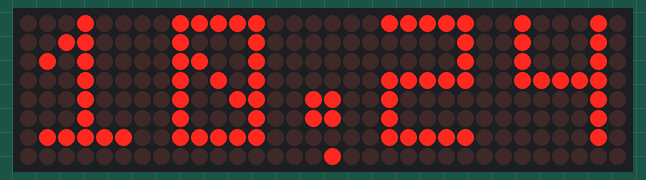
Simulated run of this program. Board: Raspberry Pi Pico running MicroPython. Shown: 32×8 LED matrix. The clock reads 2024-03-15 10:24:30 at power-on unless the program sets it; the interpreter's speed is modelled, so counts of loop turns are approximate; library files of the repository ran but are not shown: max7219.py.

Above: at 1.1 s.
At 5.1 s:
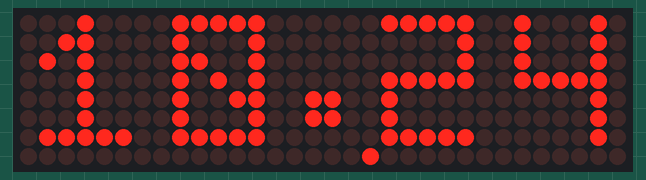
At 10.1 s:
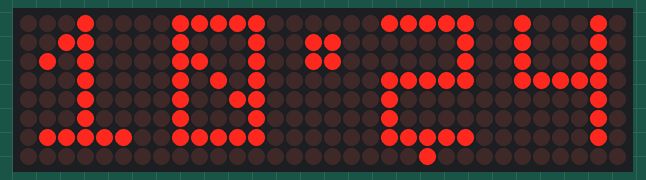
At 20.1 s:
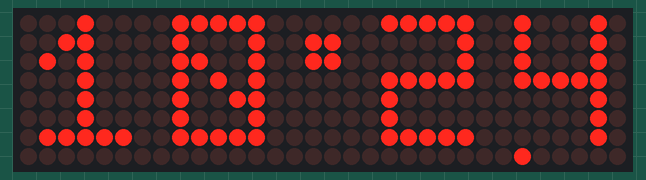
At 29.1 s:
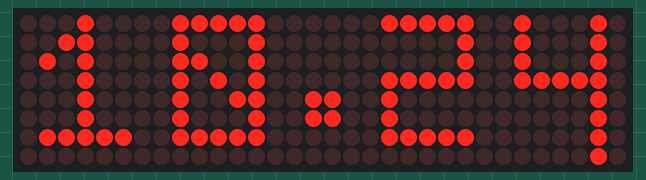
At 39.1 s:
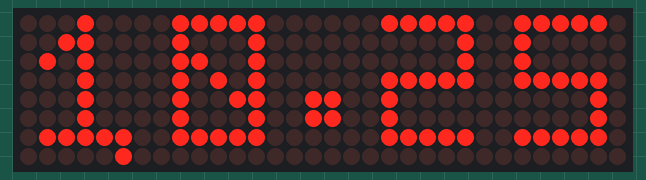

Measured:
- what the display in image 0 shows lasts 1.0 s, from 1.0 s to 2.0 s

The program:

TimerExample_v5.py
```python
from machine import Pin, SPI, Timer
import MatrixDisplay_v4 as matrix
import matrixBuffer
import dotMatrix
import utime

BLINKS_PER_SECOND = 1
timer = Timer()
#convert 1543 to tuple
def getTimeList(hours, minutes, seconds):
    if seconds % 2 == 0:
        seperator = "|"
    else:
        seperator = ";"
    return (hours // 10, hours % 10, seperator
            , minutes // 10, minutes % 10)
#list of elements to convert to matrix
def elementsToMatrix(ls):
    matrix = []
    for element in ls:
        matrix.append(dotMatrix.MATRIX6x8[element])
    return matrix

def showSeconds(seconds):
    position = 1 + (seconds % 60 // 2)
    matrix.display.pixel(position, 7, 1)

def showTime( timer ):
    dt = utime.localtime()
    hours   = dt[3]
    minutes = dt[4]
    seconds = dt[5]
    timeList = getTimeList(hours, minutes, seconds)
    timeMatrix = elementsToMatrix(timeList)

    cl = matrixBuffer.setCompleteList(timeMatrix)

    matrix.display.fill( matrix.CLEAR_SCREEN )
    matrixBuffer.setByteArray(matrix.display.framebuf, cl)
    showSeconds(seconds)
    matrix.display.show()

timer.init(freq=BLINKS_PER_SECOND, mode=Timer.PERIODIC, callback=showTime)
```

MatrixDisplay_v4.py
```python
from machine import Pin, SPI
import max7219

NUMBER_OF_MODULES : int = 4
PSI_CHANNEL = 0
PIN_SCK = 2
PIN_MOSI = 3
PIN_CS = 5
LED_BRIGHTNESS = 10

CLEAR_SCREEN = 0
PIXEL_ON = 1
PIXEL_OFF = 0

_spi = SPI(PSI_CHANNEL,sck=Pin( PIN_SCK ),mosi=Pin(PIN_MOSI))
_cs = Pin(PIN_CS, Pin.OUT)

display = max7219.Matrix8x8(_spi, _cs, NUMBER_OF_MODULES)
display.brightness( LED_BRIGHTNESS )

if "__main__" == __name__:
    from time import sleep
    SLEEP = 1 # second
    START_X = 0
    START_Y = 0

    def showText(tekst):
        display.fill( CLEAR_SCREEN )
        display.text( tekst,START_X,START_Y,PIXEL_ON)
        display.show()
        sleep( SLEEP )

    TEXT_1 = 'PICO'
    TEXT_2 = '1234'
    TEXT_3 = 'done'

    showText( TEXT_1 )
    showText( TEXT_2 )
    showText( TEXT_3 )
```

matrixBuffer.py
```python
#listOfChars is a list of dot_matrix chars
#returns a matrix with all the characters
def setCompleteList( listOfChars ):
    allCharacters = []
    if len(listOfChars) == 0:
        return allCharacters
    y = 0
    while y < len(listOfChars[0]):
        line = []
        for c in listOfChars:
            line = line + list(c[y])
        allCharacters.append(list(line))
        y = y + 1
    return allCharacters

#framebuffer is an instance of frameBuf
def setByteArray(framebuffer, allCharacters):
    yMax = len(allCharacters)
    if yMax == 0:
        return
    xMax = len(allCharacters[0])

    for y in range(yMax):
        for x in range(xMax):
            if allCharacters[y][x] == 0:
                framebuffer.pixel(x,y, 0)
            else:
                framebuffer.pixel(x,y, 1)

if __name__ == "__main__":
    import dotMatrix

    listOfChars1 = []
    listOfChars1.append(dotMatrix.ONE)
    listOfChars1.append(dotMatrix.CC_TOP)
    listOfChars1.append(dotMatrix.SEVEN)

    listOfChars2 = []
    listOfChars2.append(dotMatrix.ONE)
    listOfChars2.append(dotMatrix.CC_BTTM)
    listOfChars2.append(dotMatrix.SEVEN)
    print(listOfChars2)
    list1 = setCompleteList(listOfChars1)
    print(list1)
    dotMatrix.printMatrix(list1)
    dotMatrix.printMatrix(setCompleteList(listOfChars2))
```

Source omitted: dotMatrix.py (data table, 4079 bytes)
